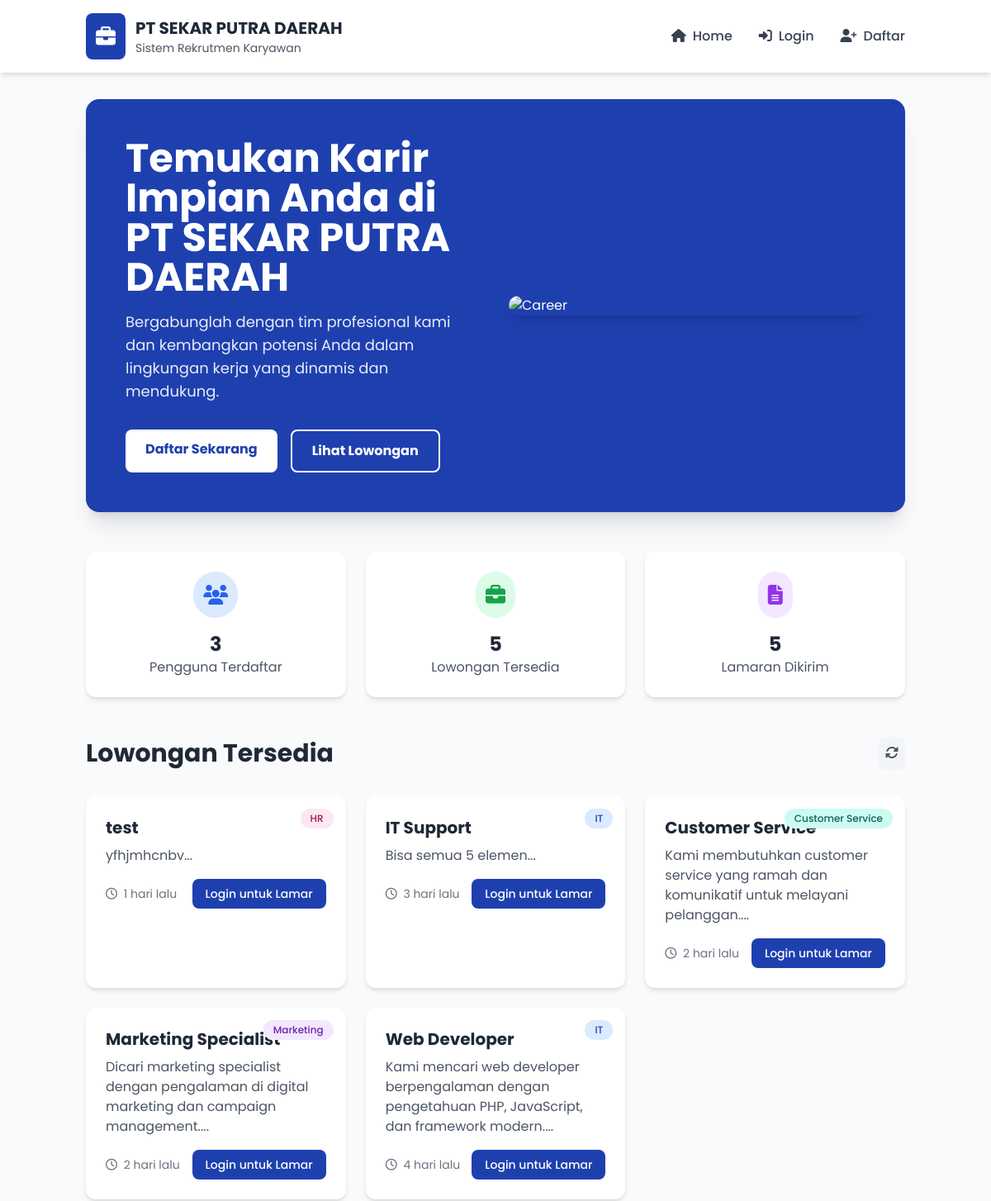
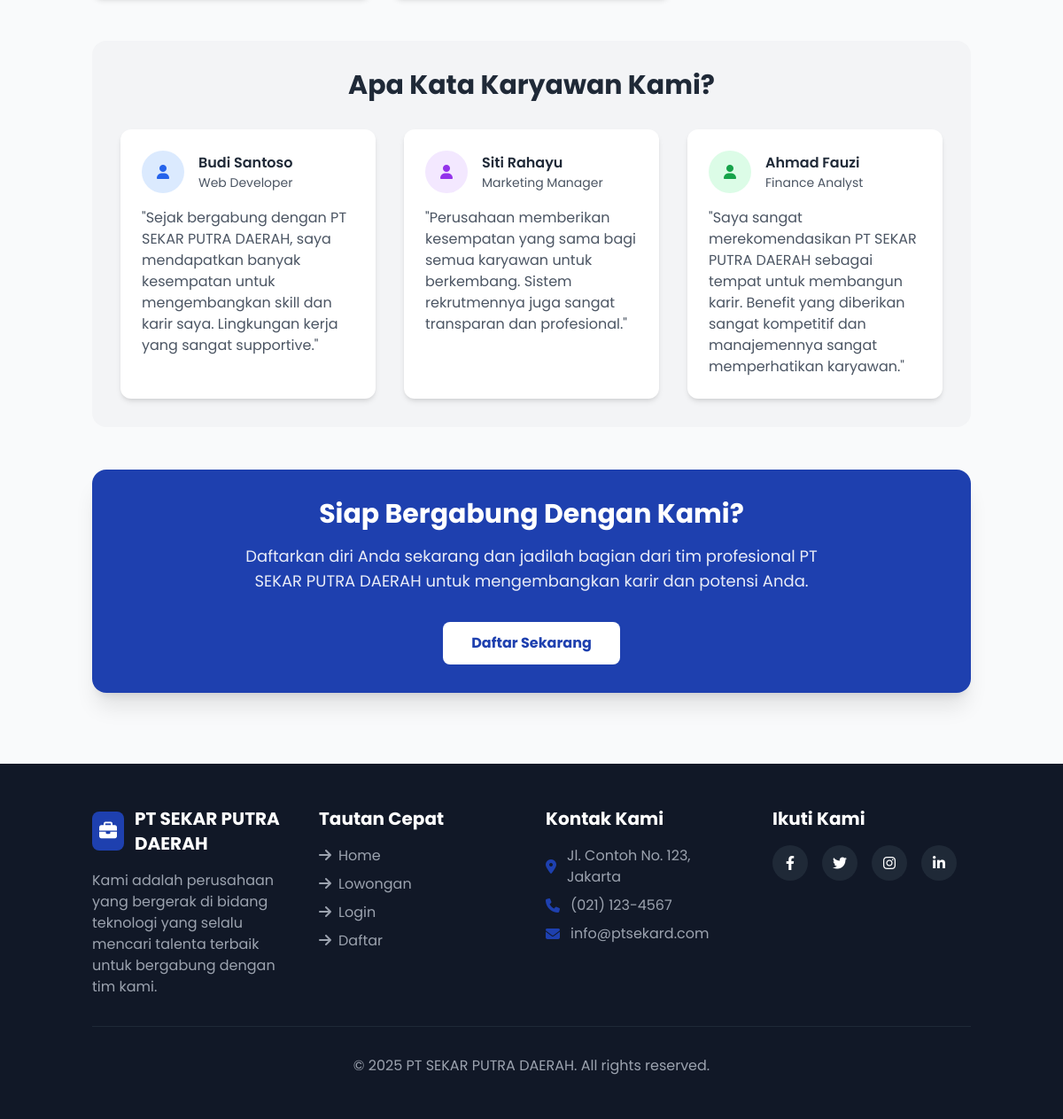
The page / on the database its author committed (2 pictures, top to bottom).
### tables this page shows
CREATE TABLE `lowongan` (
  `id` int(11) NOT NULL,
  `judul` varchar(200) NOT NULL,
  `deskripsi` text DEFAULT NULL,
  `departemen` varchar(100) DEFAULT NULL,
  `created_at` timestamp NOT NULL DEFAULT current_timestamp()
);

### index.php (the view, shortened to what the rows shown need)
<?php
$host = 'localhost';
$dbname = 'rekrutmen_db';
$username = 'root';
$password = '';
try {
    $pdo = new PDO("mysql:host=$host;dbname=$dbname;charset=utf8", $username, $password);
    $pdo->setAttribute(PDO::ATTR_ERRMODE, PDO::ERRMODE_EXCEPTION);
} catch (PDOException $e) {
    die("Koneksi database gagal: " . $e->getMessage());
}
$pdo->exec("CREATE TABLE IF NOT EXISTS notifikasi (
    id INT AUTO_INCREMENT PRIMARY KEY,
    user_id INT NOT NULL,
    pesan TEXT NOT NULL,
    dibaca TINYINT(1) DEFAULT 0,
    created_at TIMESTAMP DEFAULT CURRENT_TIMESTAMP,
    FOREIGN KEY (user_id) REFERENCES users(id) ON DELETE CASCADE
)");
function isLoggedIn() {
    return isset($_SESSION['user_id']);
}
$view = isset($_GET['view']) ? $_GET['view'] : 'home';
$lowongan = $pdo->query("SELECT * FROM lowongan ORDER BY id DESC LIMIT 6")->fetchAll(PDO::FETCH_ASSOC);
?>
<!DOCTYPE html>
<html lang="id">
<head>
    <script src="https://cdn.tailwindcss.com"></script>
    <link rel="stylesheet" href="https://cdnjs.cloudflare.com/ajax/libs/font-awesome/6.4.0/css/all.min.css">
</head>
<body class="bg-gray-50 flex flex-col min-h-screen">
    <header class="bg-white shadow-md sticky top-0 z-50">
        <div class="container mx-auto px-4 py-4">
            <div class="flex justify-between items-center">
                <div class="flex items-center">
                    <div>
                        <h1 class="text-xl font-bold text-gray-800">PT SEKAR PUTRA DAERAH</h1>
                    </div>
                </div>
            </div>
        </div>
    </header>
    <main class="flex-grow container mx-auto px-4 py-8">
        <?php
        switch ($view) {
            default:
                $stmt = $pdo->query("SELECT COUNT(*) as total FROM users");
                $total_users = $stmt->fetch()['total'];
                $stmt = $pdo->query("SELECT COUNT(*) as total FROM lowongan");
                $total_jobs = $stmt->fetch()['total'];
                $stmt = $pdo->query("SELECT COUNT(*) as total FROM lamaran");
                $total_applications = $stmt->fetch()['total'];
                echo '
                <div class="bg-gradient-to-r from-primary to-blue-800 rounded-2xl shadow-xl overflow-hidden mb-12 text-white">
                    <div class="grid grid-cols-1 lg:grid-cols-2 gap-8 items-center p-8 lg:p-12">
                        <div>
                            <h1 class="text-4xl lg:text-5xl font-bold mb-4">Temukan Karir Impian Anda di PT SEKAR PUTRA DAERAH</h1>
                                ' . (!isLoggedIn() ? '
                                <a href="#lowongan" class="border-2 border-white text-white hover:bg-white hover:text-primary font-bold py-3 px-6 rounded-lg transition duration-300">
                                </a>' : '
                                </a>') . '
                        </div>
                    </div>
                </div>
                        <h3 class="text-2xl font-bold text-gray-800">' . $total_users . '</h3>
                        <h3 class="text-2xl font-bold text-gray-800">' . $total_jobs . '</h3>
                        <h3 class="text-2xl font-bold text-gray-800">' . $total_applications . '</h3>
                <div id="lowongan" class="mb-12">
                    <div class="flex justify-between items-center mb-8">
                        <h2 class="text-3xl font-bold text-gray-800">Lowongan Tersedia</h2>
                    </div>
                    <div class="grid grid-cols-1 md:grid-cols-2 lg:grid-cols-3 gap-6" id="jobsContainer">
                        ' . (count($lowongan) > 0 ? implode('', array_map(function($job) {
                            $department_colors = [
                                'IT' => 'bg-blue-100 text-blue-800',
                                'Marketing' => 'bg-purple-100 text-purple-800',
                                'Finance' => 'bg-green-100 text-green-800',
                                'HR' => 'bg-pink-100 text-pink-800',
                                'Sales' => 'bg-orange-100 text-orange-800',
                                'Customer Service' => 'bg-teal-100 text-teal-800',
                                'Produksi' => 'bg-indigo-100 text-indigo-800',
                                'Logistik' => 'bg-amber-100 text-amber-800'
                            ];
                            $dept = $job['departemen'];
                            $badge_class = isset($department_colors[$dept]) ? $department_colors[$dept] : 'bg-gray-100 text-gray-800';
                            return '
                            <div class="bg-white rounded-xl shadow-md overflow-hidden card-hover relative">
                                <span class="department-badge px-3 py-1 rounded-full text-xs font-medium ' . $badge_class . '">' . $dept . '</span>
                                <div class="p-6">
                                    <h3 class="text-xl font-bold text-gray-800 mb-2">' . htmlspecialchars($job['judul']) . '</h3>
                                    <p class="text-gray-600 mb-4">' . htmlspecialchars(substr($job['deskripsi'], 0, 100)) . '...</p>
                                    <div class="flex justify-between items-center">
                                        <span class="text-sm text-gray-500"><i class="far fa-clock mr-1"></i> ' . rand(1, 5) . ' hari lalu</span>
                                        <a href="' . (isLoggedIn() ? 'index.php?view=apply&id=' . $job['id'] : 'index.php?view=login') . '" class="bg-primary hover:bg-blue-800 text-white font-medium py-2 px-4 rounded-lg transition duration-300 text-sm">
                                            ' . (isLoggedIn() ? 'Lamar Sekarang' : 'Login untuk Lamar') . '
                                        </a>
                                    </div>
                                </div>
                            </div>';
                        }, $lowongan)) : '
                        </div>') . '
                    </div>
                </div>
                <div class="bg-gray-100 rounded-2xl p-8 mb-12">
                    <h2 class="text-3xl font-bold text-gray-800 text-center mb-8">Apa Kata Karyawan Kami?</h2>
                </div>
                <div class="bg-gradient-to-r from-primary to-blue-800 rounded-2xl shadow-xl p-8 text-center text-white mb-12">
                    <h2 class="text-3xl font-bold mb-4">Siap Bergabung Dengan Kami?</h2>
                    ' . (!isLoggedIn() ? '
                    <a href="index.php?view=register" class="bg-white text-primary hover:bg-blue-100 font-bold py-3 px-8 rounded-lg transition duration-300 inline-block">
                    </a>' : '
                    </a>') . '
                </div>';
                break;
        }
        ?>
    </main>
</body>
</html>

### rows shown on the page
lowongan: departemen "HR", judul "test", deskripsi "yfhjmhcnbv"
lowongan: departemen "IT", judul "IT Support", deskripsi "Bisa semua 5 elemen"
lowongan: departemen "Customer Service", judul "Customer Service", deskripsi "Kami membutuhkan customer service yang ramah dan komunikatif untuk melayani pelanggan."
lowongan: departemen "Marketing", judul "Marketing Specialist", deskripsi "Dicari marketing specialist dengan pengalaman di digital marketing dan campaign management."
lowongan: departemen "IT", judul "Web Developer", deskripsi "Kami mencari web developer berpengalaman dengan pengetahuan PHP, JavaScript, dan framework modern."

### other values the page prints
$total_users "3"
$total_jobs "5"
$total_applications "5"
